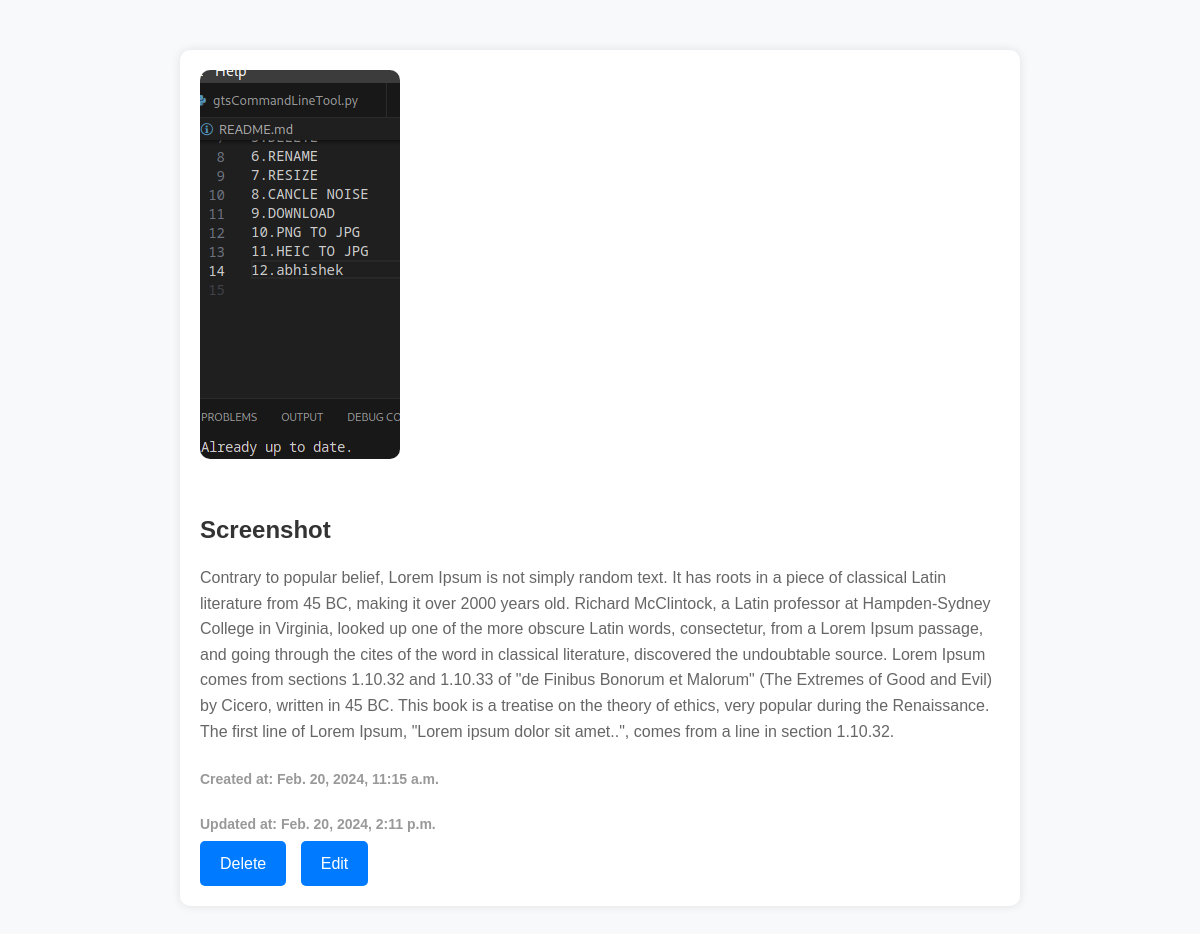
Page /details/2/ on the committed database.
### gallery/models.py (models this page shows, shortened)
class Product(models.Model):
    name = models.CharField(max_length =255)
    description = models.TextField()
    image = models.ImageField(upload_to = '')
    created_at = models.DateTimeField(auto_now_add=True)
    updated_at = models.DateTimeField(auto_now=True)

### gallery/views.py (the view)
# urls.py: path('details/<int:id>/',views.product_details,name='product_details'),
def product_details(request,id):
    product = Product.objects.get(id=id)
    return render(request,'gallery/details.html',{'product':product})

### gallery/templates/gallery/details.html (shortened to what this page needs)
<!DOCTYPE html>
<html lang="en">
<head>
</head>
<body>
    <div class="container">
        <img src="{{ product.image.url }}" alt="{{ product.name }}">
        <h3>{{ product.name }}</h3>
        <p>{{ product.description }}</p>
        <h5>Created at: {{ product.created_at }}</h5>
        <h5>Updated at: {{ product.updated_at }}</h5>
        <a href="{% url 'product_delete' product.id %}" class="btn">Delete</a>
        <a href="{% url 'edit_product' product.id %}" class="btn">Edit</a>
    </div>
</body>
</html>

### gallery/templates/gallery/details.html (style rules this page uses)
body { font-family: Arial, sans-serif; line-height: 1.6; margin: 0; padding: 0; background-color: #f8f9fa; }
.container { max-width: 800px; margin: 50px auto; padding: 20px; background-color: #fff; box-shadow: 0 0 10px rgba(0, 0, 0, 0.1); border-radius: 10px; }
img { max-width: 100%; height: auto; border-radius: 10px; margin-bottom: 20px; }
h3 { color: #333; font-size: 24px; margin-bottom: 10px; }
p { color: #666; font-size: 16px; margin-bottom: 20px; }
h5 { color: #999; font-size: 14px; margin-bottom: 5px; }
.btn { display: inline-block; padding: 10px 20px; background-color: #007bff; color: #fff; text-decoration: none; border-radius: 5px; transition: background-color 0.3s; }
.btn + .btn { margin-left: 10px; }

### rows in the picture
Product: image (picture), name "Screenshot", description "Contrary to popular belief, Lorem Ipsum is not simply random text. It has roots in a piece of classical Latin literature from 45 BC, making it over 2000 years old. Richard McClintock, a Latin professor at Hampden-Sydney College in Virginia, looked up one of the more obscure Latin words, consectetur, from a Lorem Ipsum passage, and going through the cites of the word in classical literature, discovered the undoubtable source. Lorem Ipsum comes from sections 1.10.32 and 1.10.33 of \"de Finibus Bonorum et Malorum\" (The Extremes of Good and Evil) by Cicero, written in 45 BC. This book is a treatise on the theory of ethics, very popular during the Renaissance. The first line of Lorem Ipsum,…", created_at "Feb. 20, 2024, 11:15 a.m.", updated_at "Feb. 20, 2024, 2:11 p.m."
